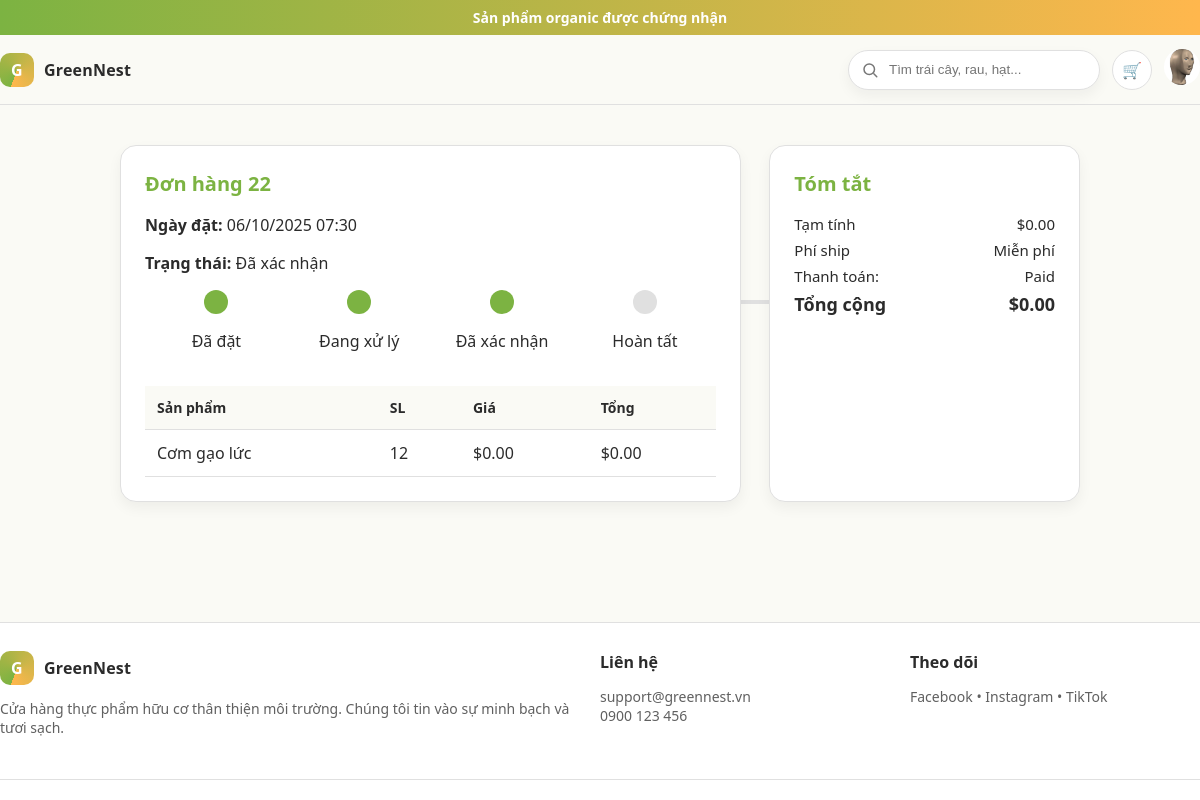
/orderdetail/22/ (signed in), run on an earlier commit of the app's database.
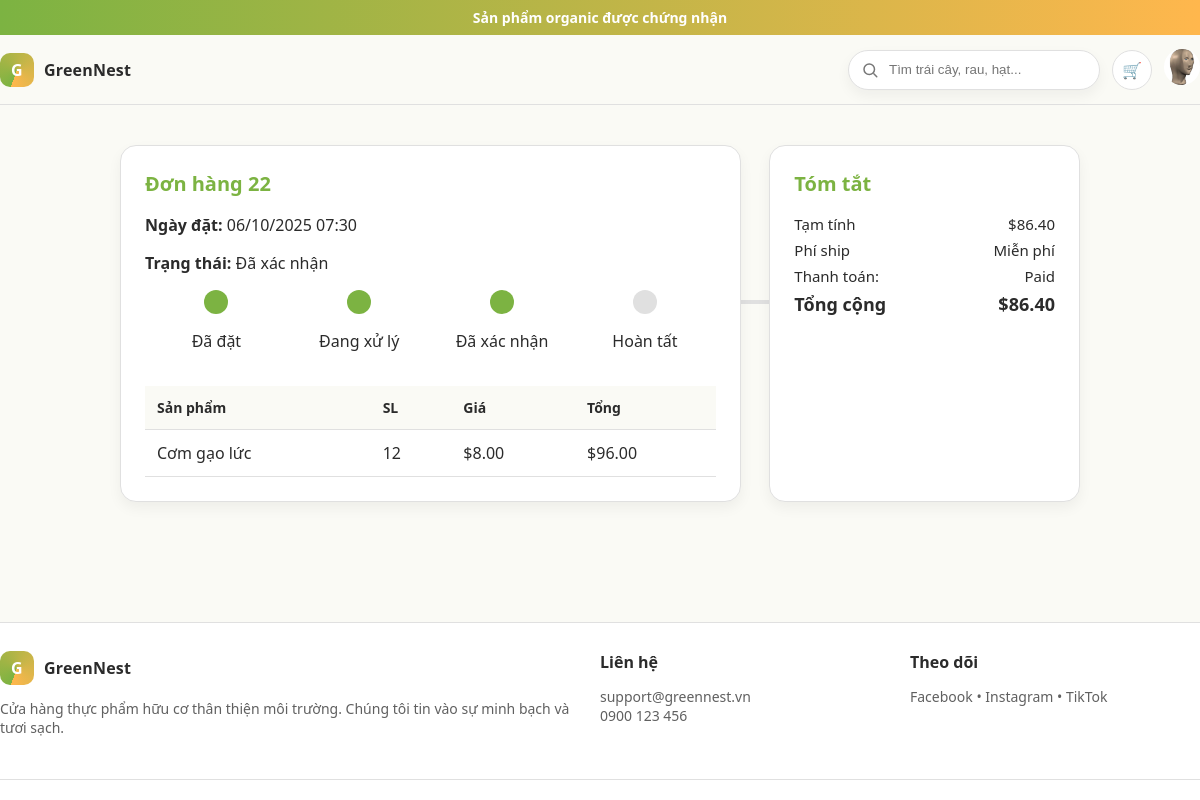
And on a later commit of the database.
### app/models/order_payment.py (models this page shows, shortened)
class OrderItem(models.Model):
    order = models.ForeignKey(Order, on_delete=models.CASCADE)
    product = models.ForeignKey(Product, null=True, blank=True, on_delete=models.SET_NULL)
    combo = models.ForeignKey(Combo, null=True, blank=True, on_delete=models.SET_NULL)
    quantity = models.IntegerField(default=1)
    date_added = models.DateTimeField(auto_now_add=True)
    price = models.DecimalField(max_digits=10, decimal_places=2, default=0)
    @property
    def get_total(self):
        return self.price * self.quantity

class Order(models.Model):
    class Status(models.TextChoices):
        PLACED     = "placed",     "Đã đặt"
        PROCESSING = "processing", "Đang xử lý"
        CONFIRMED  = "confirmed",  "Đã xác nhận"
        SHIPPING   = "shipping",   "Đang vận chuyển"
        COMPLETED  = "completed",  "Hoàn tất"
        CANCELED   = "canceled",   "Đã hủy"
    PAYMENT_METHODS = [
        ("cash", "COD"),
        ("momo", "Momo"),
        ("vnpay", "VNPay"),
        ("bank", "Chuyển khoản"),
    ]
    customer= models.ForeignKey(Customer, on_delete=models.SET_NULL, null=True, blank=True)
    date_order= models.DateTimeField(auto_now_add=True)
    payment_method = models.CharField(max_length=20, choices=PAYMENT_METHODS, null=True, blank=True)
    complete = models.BooleanField(default=False)
    is_paid= models.BooleanField(default=False)
    used_reward= models.BooleanField(default=False)
    coupon= models.ForeignKey('Coupon', on_delete=models.SET_NULL, null=True, blank=True)
    status= models.CharField(max_length=20, choices=Status.choices, default=Status.PLACED)
    @property
    def get_cart_total(self):
        total = sum(item.get_total for item in self.orderitem_set.all())
        if self.used_reward:
            total *= Decimal("0.90")
        if self.coupon and self.coupon.is_valid():
            if self.coupon.discount_type == "percent":
                total *= (Decimal("1.0") - (self.coupon.discount_value / Decimal("100")))
            elif self.coupon.discount_type == "fixed":
                total -= self.coupon.discount_value
        return max(total, Decimal("0.00"))

class Payment(models.Model):
    class Status(models.TextChoices):
        PENDING  = "pending",  "Pending"
        PAID     = "paid",     "Paid"
        FAILED   = "failed",   "Failed"
        REFUNDED = "refunded", "Refunded"
    order= models.OneToOneField(Order, on_delete=models.CASCADE, related_name="payment")
    amount= models.DecimalField(max_digits=10, decimal_places=2)
    transaction_id = models.CharField(max_length=200, null=True, blank=True)
    status= models.CharField(max_length=50, choices=Status.choices, default=Status.PENDING)
    created_at= models.DateTimeField(auto_now_add=True)

### app/models/coupon.py (models this page shows, shortened)
class Coupon(models.Model):
    code = models.CharField(max_length=50, unique=True)
    description = models.TextField(null=True, blank=True)
    discount_type = models.CharField(
        max_length=10,
        choices=[("percent", "Percent"), ("fixed", "Fixed Amount")],
        default="percent"
    )
    discount_value = models.DecimalField(max_digits=10, decimal_places=2)
    valid_from = models.DateTimeField(default=timezone.now)
    valid_to = models.DateTimeField(null=True, blank=True)
    active = models.BooleanField(default=True)
    usage_limit = models.IntegerField(null=True, blank=True)
    used_count = models.IntegerField(default=0)
    min_order_value = models.DecimalField(max_digits=10, decimal_places=2, default=0)
    is_public = models.BooleanField(default=True)
    def is_valid(self):
        now = timezone.now()
        return (
            self.active
            and (self.valid_from <= now <= (self.valid_to or now))
            and (self.usage_limit is None or self.used_count < self.usage_limit)
        )

### app/models/category_product.py (models this page shows, shortened)
class Product(models.Model):
    category = models.ManyToManyField(Category, related_name="products")
    name = models.CharField(max_length=200)
    supplier = models.ForeignKey(Supplier, on_delete=models.SET_NULL, null=True, blank=True, related_name="products")
    certifications = models.ManyToManyField(Certification, related_name="products", blank=True)
    image = models.ImageField(upload_to='products/', null=True, blank=True)
    description = models.TextField(null=True, blank=True)
    detail = models.TextField(null=True, blank=True)
    price = models.DecimalField(max_digits=10, decimal_places=2)
    stock = models.IntegerField(default=0)
    sale = models.BooleanField(default=False)
    discount_percentage = models.FloatField(default=0, null=True, blank=True)
    sale_price = models.DecimalField(max_digits=10, decimal_places=2, null=True, blank=True)
    created_at = models.DateTimeField(auto_now_add=True)

### app/views/view_order.py (the view)
# urls.py: path('orderdetail/<int:order_id>/', views.orderdetail, name='orderdetail'),
@login_required
def orderdetail(request, order_id):
    if request.user.is_authenticated:
        order = get_object_or_404(Order, id=order_id, customer__user=request.user)
    else:
        order = get_object_or_404(Order, id=order_id)
    status_map = {
    "placed":     ["done", "", "", ""],
    "processing": ["done", "done", "", ""],
    "confirmed":  ["done", "done", "done", ""],
    "shipping":   ["done", "done", "done", "shipping"],  # thêm bước đang giao
    "completed":  ["done", "done", "done", "done"],
    "canceled":   ["canceled", "", "", ""],  # toàn bộ reset, chỉ hiển thị hủy
        }
    s1, s2, s3, s4 = status_map.get(order.status, ["", "", "", ""])
    return render(request, "app/orderdetail.html", {
        "order": order,
        "s1": s1, "s2": s2, "s3": s3, "s4": s4
    })

### app/templates/app/orderdetail.html (shortened to what this page needs)
{% extends "app/base.html" %}
{% load static %}
{% block content %}
  <section class="container order-wrapper">
    <div class="order-card">
      <h2>Đơn hàng {{ order.id }}</h2>
      <div class="order-status">
        <p><strong>Ngày đặt:</strong> {{ order.date_order|date:"d/m/Y H:i" }}</p>
        <p><strong>Trạng thái:</strong> {{ order.get_status_display }}</p>
        <div class="progress">
          <div class="progress-step {{ s1 }}"><div class="circle"></div><p>Đã đặt</p></div>
          <div class="progress-step {{ s2 }}"><div class="circle"></div><p>Đang xử lý</p></div>
          <div class="progress-step {{ s3 }}"><div class="circle"></div><p>Đã xác nhận</p></div>
          <div class="progress-step {{ s4 }}"><div class="circle"></div><p>Hoàn tất</p></div>
        </div>
      </div>
      <table class="order-table">
        <thead>
          <tr><th>Sản phẩm</th><th>SL</th><th>Giá</th><th>Tổng</th></tr>
        </thead>
        <tbody>
        {% for item in order.orderitem_set.all %}
          <tr>
            <td>
              {% if item.product %}
                {{ item.product.name }}
              {% elif item.combo %}
                {{ item.combo.name }}
                <span class="combo-tag"></span>
              {% endif %}
            </td>
            <td>{{ item.quantity }}</td>
            <td>${{ item.price|floatformat:2 }}</td>
            <td>${{ item.get_total|floatformat:2 }}</td>
          </tr>
        {% empty %}
          <tr><td colspan="4" class="subtle">Không có sản phẩm nào trong đơn hàng.</td></tr>
        {% endfor %}
      </tbody>
      </table>
    </div>
    <div class="order-card">
      <h2>Tóm tắt</h2>
      <div class="summary-row"><span>Tạm tính</span><span>${{ order.get_cart_total|floatformat:2 }}</span></div>
      <div class="summary-row"><span>Phí ship</span><span>{% if order.delivery %} {{ order.delivery.get_status_display }} {% else %}Miễn phí{% endif %}</span></div>
      <div class="summary-row">
        <span>Thanh toán:</span>
        <span>
          {% if order.payment %}
            {{ order.payment.get_status_display }}
          {% else %}
            Chưa có thanh toán
          {% endif %}
        </span>
      </div>
      <div class="summary-row"><strong>Tổng cộng</strong><strong>${{ order.get_cart_total|floatformat:2 }}</strong></div>
    </div>
  </section>
{% endblock %}

What changed in the data, as far as the page shows it:
changed through a linked row, Order "Đã xác nhận": get_cart_total "0.00" → "86.40"
changed OrderItem "Cơm gạo lức": price "0.00" → "8.00"; get_total "0.00" → "96.00"
